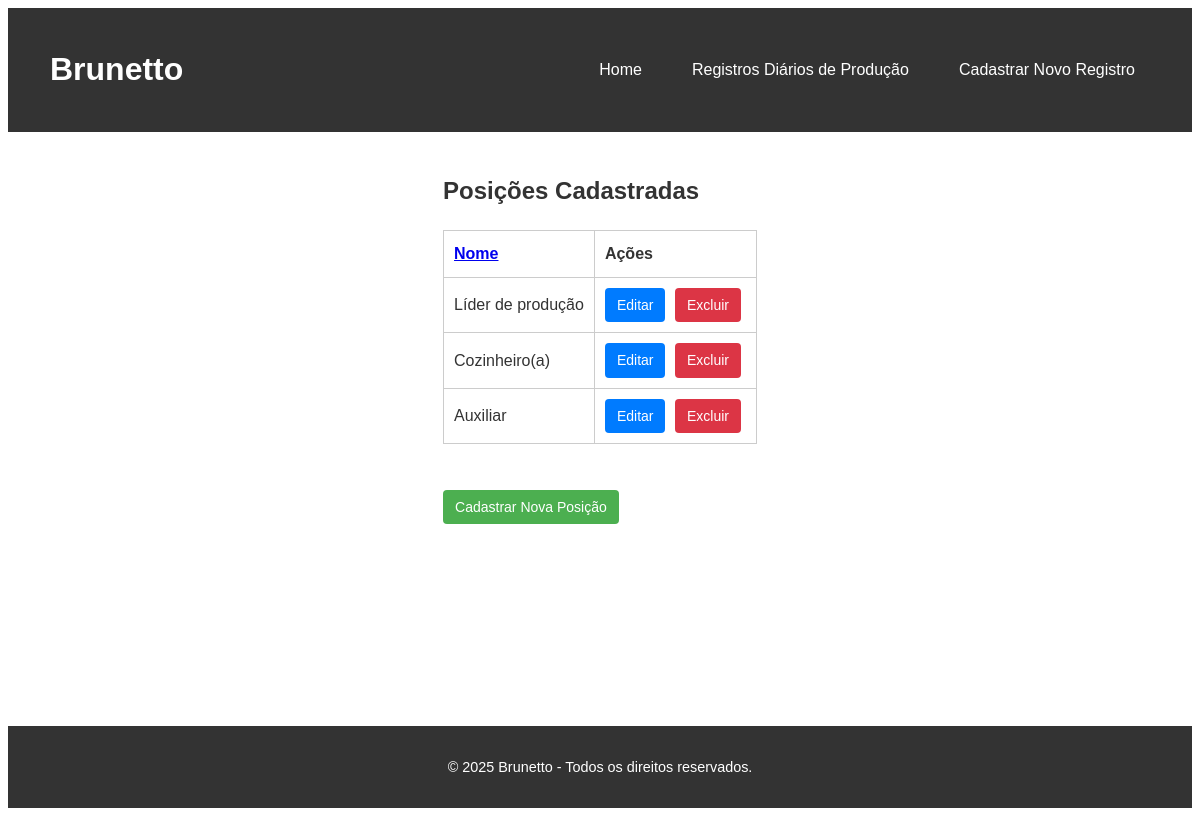
The app's page /positions?order_by=-name with its own data.
### brunetto/models.py (models this page shows, shortened)
class BaseModel(models.Model):
    created_at = models.DateTimeField(default=timezone.now)
    updated_at = models.DateTimeField(auto_now=True)
    class Meta:
        abstract = True

class Position(BaseModel):
    name = models.CharField(max_length=100)

### brunetto/views.py (the view)
# urls.py: path('positions', views.read_positions, name='read_positions'),
def read_positions(request):
    order_by = request.GET.get('order_by', 'name')
    if order_by.startswith('-'):
        new_order_by = order_by[1:]
    else:
        new_order_by = f'-{order_by}'
    positions = Position.objects.all().order_by(order_by)
    return render(request, 'read_positions.html', {
        'positions': positions,
        'current_order': order_by,
        'new_order': new_order_by
    })

### brunetto/templates/read_positions.html (shortened to what this page needs)
{% extends 'base.html' %}
{% block content %}
<h2>Posições Cadastradas</h2>
<table class="table">
    <thead>
        <tr>
            <th><a href="?order_by={% if current_order == 'name' %}{{ new_order }}{% else %}name{% endif %}">Nome</a></th>
            <th>Ações</th>
        </tr>
    </thead>
    <tbody>
        {% for position in positions %}
        <tr>
            <td>{{ position.name }}</td>
            <td>
                <a href="{% url 'update_position' position.pk %}" class="button-link">Editar</a>
                <a href="{% url 'delete_position' position.pk %}" class="button-link button-link-danger" onclick="return confirm('Tem certeza?')">Excluir</a>
            </td>
        </tr>
        {% endfor %}
    </tbody>
</table>
<br>
<a href="{% url 'create_position' %}" class="btn btn-custom">Cadastrar Nova Posição</a>
{% endblock %}

### brunetto/static/css/base.css (style rules this page uses)
body { font-family: Arial, sans-serif; color: #333; display: flex; flex-direction: column; min-height: 100vh; line-height: 1.6; }
table { width: 100%; border-collapse: collapse; margin: 20px 0; }
th, td { padding: 10px; border: 1px solid #ccc; text-align: left; }
.button-link { display: inline-block; padding: 6px 12px; color: #fff; background-color: #007bff; text-decoration: none; border-radius: 4px; font-size: 0.875em; margin-right: 5px; }
.button-link-danger { background-color: #dc3545; }
.btn-custom { display: inline-block; padding: 6px 12px; color: #fff; background-color: #4CAF50; text-decoration: none; border-radius: 4px; font-size: 0.875em; margin-right: 5px; }

### records on screen
Position: name "Líder de produção"
Position: name "Cozinheiro(a)"
Position: name "Auxiliar"
